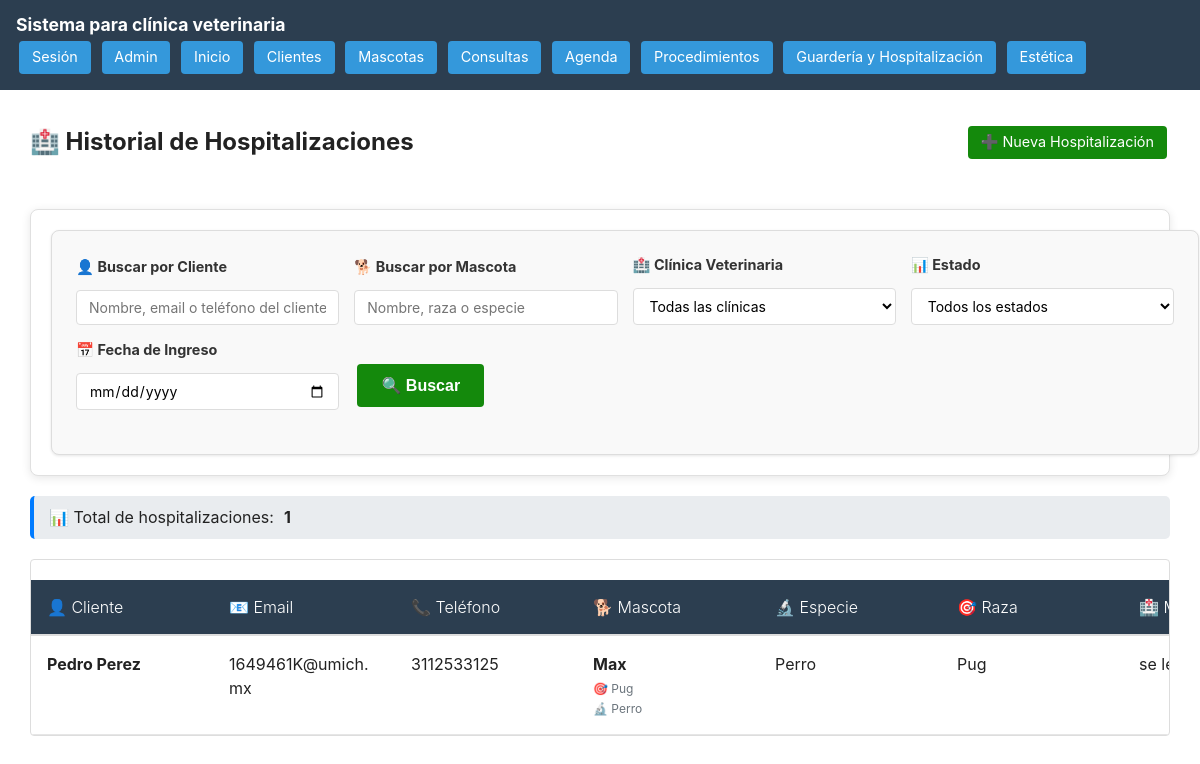
The page /guarderia-Hospitalizacion/historialHospitalizacion/ (signed in) on the database as committed earlier.
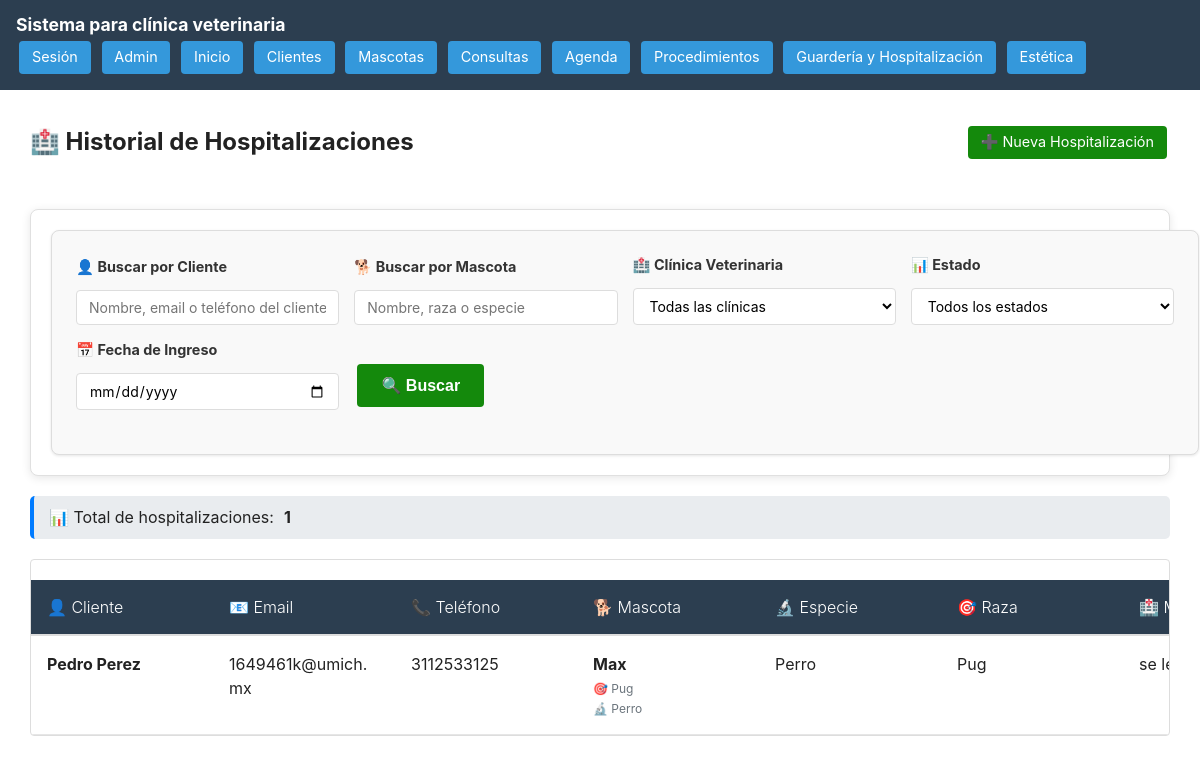
The same page on the database as committed later.
### GuarderiaHospitalizacion/models.py (models this page shows, shortened)
class Hospitalizacion(models.Model):
    CLINICAS = [
        ('Mascotas Morelia Centro (Samuel Castañon Pte. 73 Centro 60600 Apatzingán, Mich. Número 453-227-1694)', 'Mascotas Morelia Centro (Samuel Castañon Pte. 73 Centro 60600 Apatzingán, Mich. Número 453-227-1694)'),
    ]
    ESTADOS = [
        ('Hospitalizado', 'Hospitalizado'),
        ('Alta', 'Alta'),
    ]
    mascota = models.ForeignKey(Mascotas, on_delete=models.CASCADE)
    motivo = models.TextField(blank=True)
    diagnostico = models.TextField(blank=True)
    observaciones = models.TextField(blank=True)
    tratamientos = models.TextField(blank=True)
    evolucion = models.TextField(blank=True)
    otrosDatos = models.TextField(blank=True)
    fotoAntes = models.TextField(blank=True)
    fotoDespues = models.TextField(blank=True)
    clinicaVeterinaria = models.CharField(
        max_length=255,
        choices=CLINICAS,
        default='Mascotas Morelia Centro (Samuel Castañon Pte. 73 Centro 60600 Apatzingán, Mich. Número 453-227-1694)'
    )
    pagado = models.FloatField(default=0)#esto es por si deja anticipo
    pagoTotal = models.FloatField(default=0)
    fechaEntrada = models.DateField()
    fechaSalida = models.DateField(blank=True, null=True)
    estado = models.CharField(
        max_length=255,
        choices=ESTADOS,
        default='Hospitalizado'
    )

### ClientesMascotas/models.py (models this page shows)
class Mascotas(models.Model):
    SEXOS = [
        ('macho', 'macho'),
        ('hembra', 'hembra'),
    ]
    cliente = models.ForeignKey(Clientes, on_delete=models.CASCADE)
    nombre = models.CharField(max_length=255)
    especie = models.CharField(max_length=255)
    raza = models.CharField(max_length=255)
    fechaNacimiento = models.DateField()
    peso = models.FloatField()
    vacunas = models.TextField(blank=True)
    ultimaDesparasitacion = models.DateField(blank= True, null=True)
    ultimoDesparasitante = models.TextField(blank=True)
    alergias = models.TextField(blank=True)
    vive = models.BooleanField(default=True)
    sexo = models.CharField(
        max_length=20,
        choices=SEXOS,
        default='macho'  # puedes poner un valor por defecto si quieres
    )
    alimento = models.TextField(blank = True)

class Clientes(models.Model):
    nombre = models.CharField(max_length=255)
    email = models.EmailField(unique=True, blank = True)
    telefono = models.CharField(max_length=20, unique = True)
    direccion = models.TextField(blank=True)

### GuarderiaHospitalizacion/views.py (the view)
# urls.py: path('historialHospitalizacion/', views.historial_hospitalizacion, name='historial-hospitalizacion'),
@login_required
def historial_hospitalizacion(request):
    hospitalizaciones = Hospitalizacion.objects.all().select_related('mascota', 'mascota__cliente').order_by('-fechaEntrada')
    query_cliente = request.GET.get('q_cliente', '').strip()
    query_mascota = request.GET.get('q_mascota', '').strip()
    query_veterinaria = request.GET.get('q_veterinaria', '')
    query_fecha_entrada = request.GET.get('q_fecha_entrada', '')
    query_estado = request.GET.get('q_estado', '')
    if query_cliente:
        hospitalizaciones = hospitalizaciones.filter(
            Q(mascota__cliente__nombre__icontains=query_cliente) |
            Q(mascota__cliente__email__icontains=query_cliente) |
            Q(mascota__cliente__telefono__icontains=query_cliente)
        )
    if query_mascota:
        hospitalizaciones = hospitalizaciones.filter(
            Q(mascota__nombre__icontains=query_mascota) |
            Q(mascota__raza__icontains=query_mascota) |
            Q(mascota__especie__icontains=query_mascota)
        )
    if query_veterinaria:
        hospitalizaciones = hospitalizaciones.filter(clinicaVeterinaria=query_veterinaria)
    if query_fecha_entrada:
        try:
            fecha_parseada = query_fecha_entrada
            hospitalizaciones = hospitalizaciones.filter(fechaEntrada=fecha_parseada)
        except ValueError:
            hospitalizaciones = hospitalizaciones.filter(fechaEntrada__icontains=query_fecha_entrada)
    if query_estado:
        hospitalizaciones = hospitalizaciones.filter(estado=query_estado)
    clinicas = Hospitalizacion.CLINICAS
    estados = Hospitalizacion.ESTADOS
    filtros_activos = any([query_cliente, query_mascota, query_veterinaria, query_fecha_entrada, query_estado])
    clinica_seleccionada = ''
    if query_veterinaria:
        for clinica in clinicas:
            if clinica[0] == query_veterinaria:
                clinica_seleccionada = clinica[1]
                break
    estado_seleccionado = ''
    if query_estado:
        for estado in estados:
            if estado[0] == query_estado:
                estado_seleccionado = estado[1]
                break
    context = {
        'hospitalizaciones': hospitalizaciones,
        'clinicas': clinicas,
        'estados': estados,
        'query_cliente': query_cliente,
        'query_mascota': query_mascota,
        'query_veterinaria': query_veterinaria,
        'query_fecha_entrada': query_fecha_entrada,
        'query_estado': query_estado,
        'filtros_activos': filtros_activos,
        'clinica_seleccionada': clinica_seleccionada,
        'estado_seleccionado': estado_seleccionado,
    }
    return render(request, 'guarderiaHospitalizacion/hospitalizacion/historialHospitalizacion.html', context)

### templates/guarderiaHospitalizacion/hospitalizacion/historialHospitalizacion.html (shortened to what the changed rows need)
{% extends 'base.html' %}
{% block content %}
<section class="container">
    <div class="header-actions">
        <h2>🏥 Historial de Hospitalizaciones</h2>
    </div>
    <div class="custom-table-container">
        <table class="custom-table">
            <thead>
                <tr>
                    <th>👤 Cliente</th>
                    <th>📧 Email</th>
                    <th>📞 Teléfono</th>
                    <th>🐕 Mascota</th>
                    <th>🔬 Especie</th>
                    <th>🎯 Raza</th>
                    <th>🏥 Motivo</th>
                </tr>
            </thead>
            <tbody>
                {% for hospitalizacion in hospitalizaciones %}
                <tr>
                    <td>
                        <div class="client-info">
                            <strong>{{ hospitalizacion.mascota.cliente.nombre }}</strong>
                        </div>
                    </td>
                    <td>{{ hospitalizacion.mascota.cliente.email|default:"-" }}</td>
                    <td>{{ hospitalizacion.mascota.cliente.telefono|default:"-" }}</td>
                    <td>
                        <div class="pet-info">
                            <strong>{{ hospitalizacion.mascota.nombre }}</strong>
                            <div class="pet-details">
                                <small>🎯 {{ hospitalizacion.mascota.raza|default:"Sin raza" }}</small>
                                <small>🔬 {{ hospitalizacion.mascota.especie|default:"Sin especie" }}</small>
                            </div>
                        </div>
                    </td>
                    <td>{{ hospitalizacion.mascota.especie|default:"-" }}</td>
                    <td>{{ hospitalizacion.mascota.raza|default:"-" }}</td>
                    <td>
                        {% if hospitalizacion.motivo %}
                            <div class="truncate-text" title="{{ hospitalizacion.motivo }}">
                                {{ hospitalizacion.motivo|truncatewords:8 }}
                            </div>
                        {% else %}
                            -
                        {% endif %}
                    </td>
                </tr>
                {% endfor %}
            </tbody>
        </table>
    </div>
</section>
{% endblock %}

Rows that differ between the two databases and show on the page:
changed through a linked row, Hospitalizacion "Pedro Perez": mascota.cliente.email "1649461K@umich.mx" → "1649461k@umich.mx"
